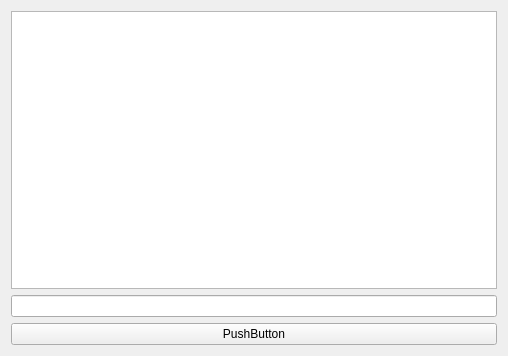
<?xml version="1.0" encoding="UTF-8"?>
<ui version="4.0">
 <class>Form</class>
 <widget class="QWidget" name="Form">
  <property name="geometry">
   <rect>
    <x>0</x>
    <y>0</y>
    <width>508</width>
    <height>356</height>
   </rect>
  </property>
  <property name="windowTitle">
   <string>DB Shell</string>
  </property>
  <layout class="QGridLayout" name="gridLayout">
   <item row="2" column="0">
    <widget class="QPushButton" name="execute_button">
     <property name="text">
      <string>PushButton</string>
     </property>
    </widget>
   </item>
   <item row="1" column="0">
    <widget class="QLineEdit" name="query_text"/>
   </item>
   <item row="0" column="0">
    <widget class="QListWidget" name="query_history"/>
   </item>
  </layout>
 </widget>
 <resources/>
 <connections/>
</ui>
